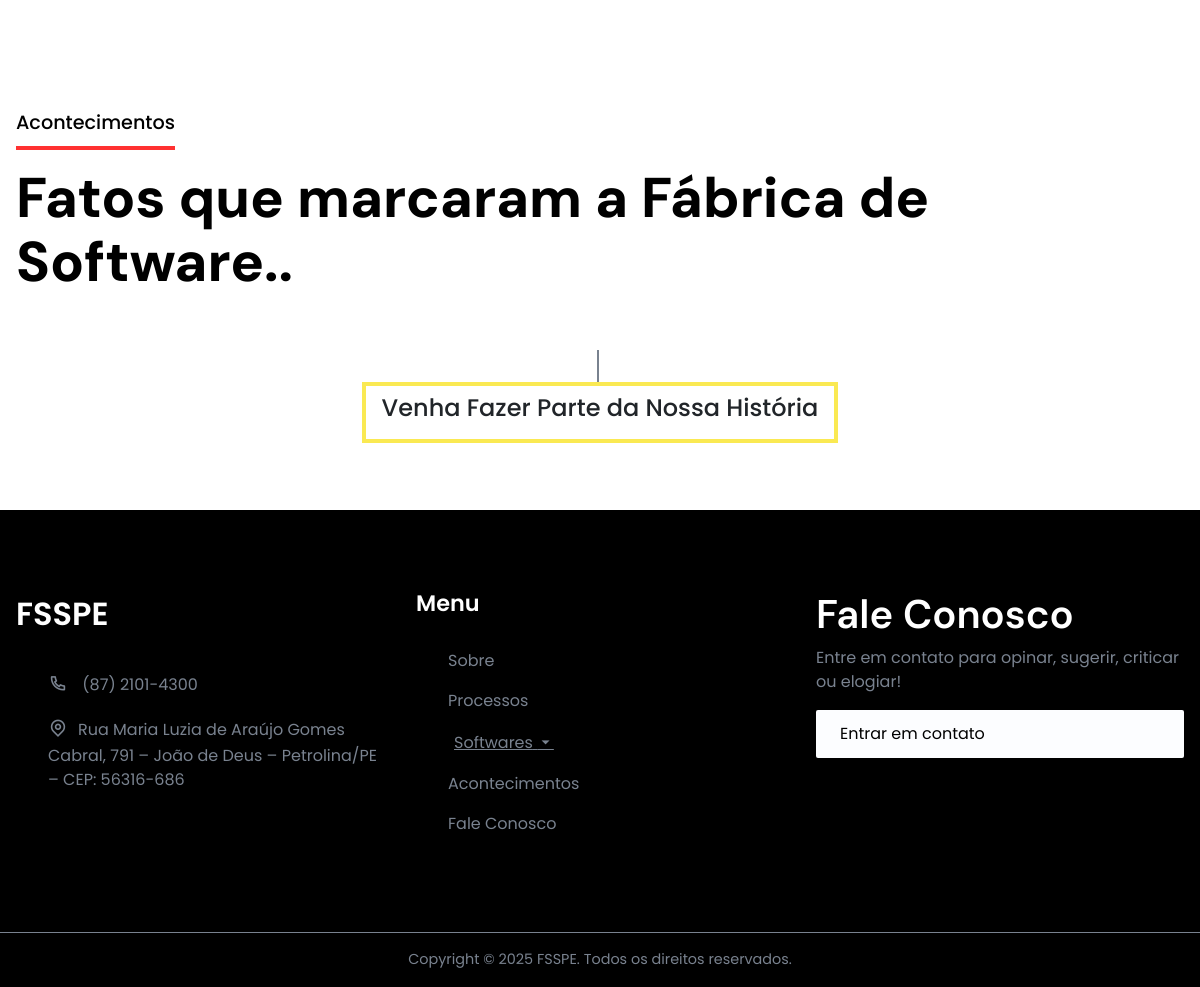
/ (lower part), run on an earlier commit of the app's database.
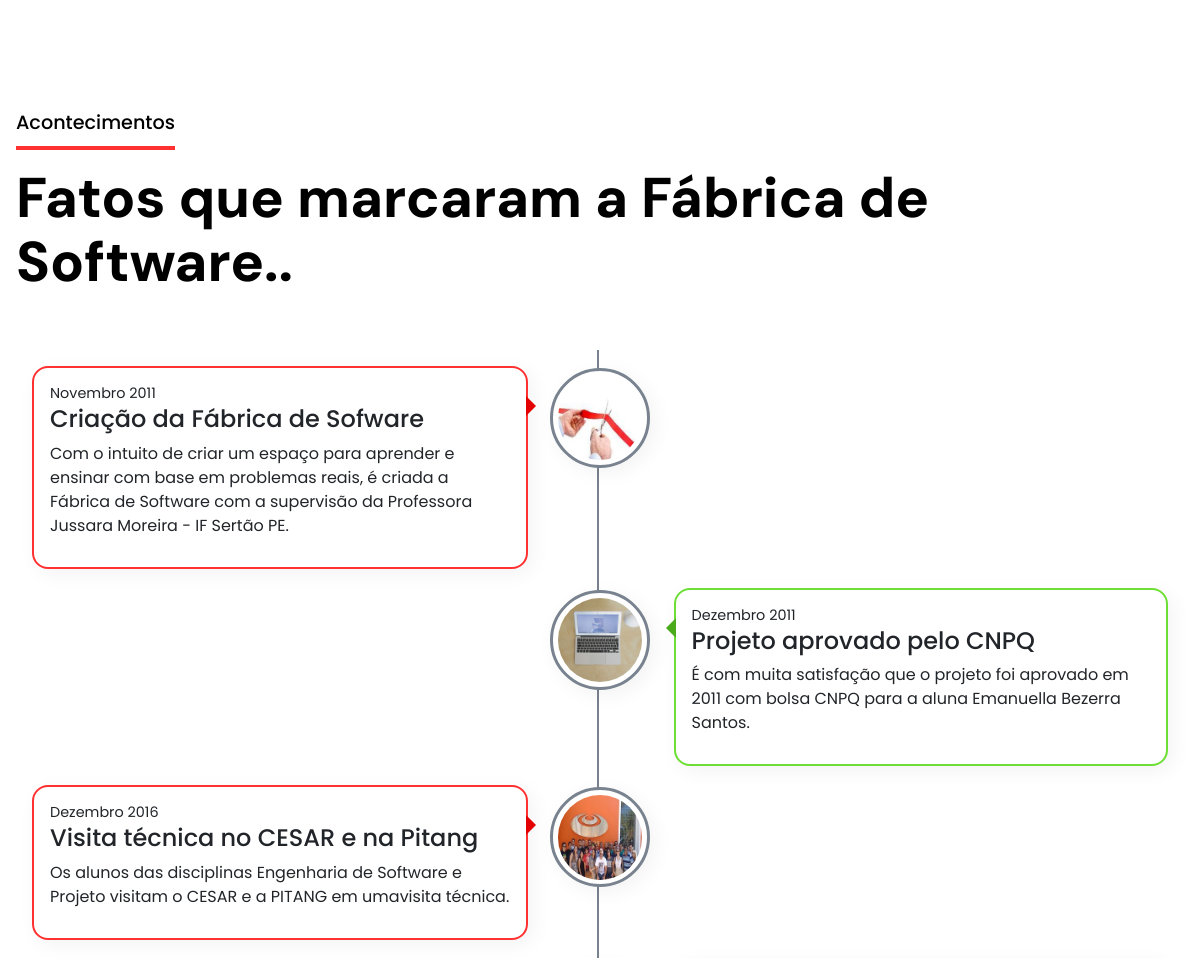
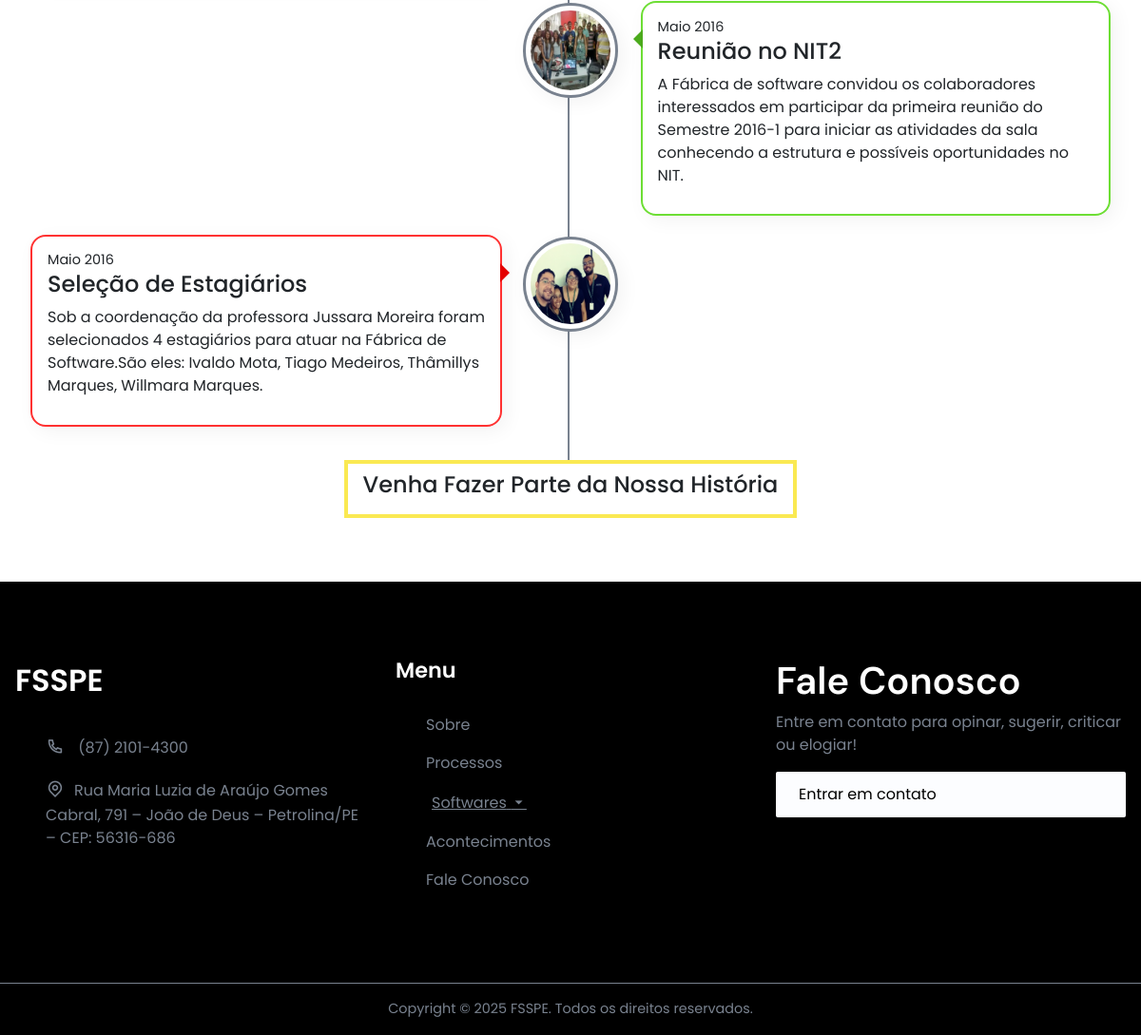
And on a later commit of the database (2 pictures, top to bottom).
### acontecimentos/models.py (models this page shows, shortened)
class Acontecimento(models.Model):
    titulo = models.CharField(max_length=150)
    data = models.DateField()
    descricao = models.TextField(null=True, blank=True)
    imagem = models.ImageField(upload_to="acontecimentos/", blank=True, null=True)
    data_cadastro = models.DateTimeField(auto_now_add=True)

### pagina_inicial/views.py (the view)
# urls.py: path('', PaginaInicialView.as_view(), name='pagina-inicial'),
class PaginaInicialView(TemplateView):
    template_name = 'pagina_inicial/index.html'
    def get_context_data(self, **kwargs):
        context = super().get_context_data(**kwargs)
        projetos_finalizados = Projeto.objects.filter(status_projeto='finalizado')[:10]
        context['projetos_finalizados'] = projetos_finalizados
        acontecimentos = Acontecimento.objects.all()[:7]
        context['acontecimentos'] = acontecimentos
        return context

### pagina_inicial/templates/pagina_inicial/index.html (shortened to what this page needs)
{% extends "./base.html" %}
{% block MainContent %}
{% include "./partials/_softwares.html"%}
{% include "./partials/_acontecimentos.html"%}
{% endblock MainContent %}

### pagina_inicial/templates/pagina_inicial/partials/_acontecimentos.html
{% load static %}
<section class="section_container acontecimentos_container" id="acontecimentos">
      <div id="acontecimentos_content">
        <h3 class="section_subheader">Acontecimentos</h3>
        <h2 class="section_header">Fatos que marcaram a Fábrica de Software..</h2>
      </div>
      <div id="acontecimentos_timeline">
        {% for acontecimento in acontecimentos %}
          <div class="acontecimentos_card">
            {% if acontecimento.imagem %}
              <span class="software_img"><img src="{{acontecimento.imagem.url}}" alt="{{acontecimento.titulo}}" class="rounded-circle"></span>
            {% else %}
              <span class="software_img"><img src="{% static 'assets/imgs/cropped-em_breve.png'%}" alt=""></span>
            {% endif %}
            <div class="text_box">
                <small>{{acontecimento.data|date:'F Y'}}</small>
                <h4>{{acontecimento.titulo}}</h4>
                <p>
                  {{acontecimento.descricao}}
                </p>
            </div>
          </div>
        {% endfor %}
      </div>
      <div class="acontecimentos_card timeline_fim">
        <div class='text_box'>
          <h4>Venha Fazer Parte da Nossa História</h4>
        </div>
      </div>
</section>

What changed in the data, as far as the page shows it:
added Acontecimento: imagem (picture), data "Novembro 2011", titulo "Criação da Fábrica de Sofware", descricao "Com o intuito de criar um espaço para aprender e ensinar com base em problemas reais, é criada a Fábrica de Software com a supervisão da Professora Jussara Moreira - IF Sertão PE."
added Acontecimento: imagem (picture), data "Dezembro 2011", titulo "Projeto aprovado pelo CNPQ", descricao "É com muita satisfação que o projeto foi aprovado em 2011 com bolsa CNPQ para a aluna Emanuella Bezerra Santos."
added Acontecimento: imagem (picture), data "Dezembro 2016", titulo "Visita técnica no CESAR e na Pitang", descricao "Os alunos das disciplinas Engenharia de Software e Projeto visitam o CESAR e a PITANG em umavisita técnica."
added Acontecimento: imagem (picture), data "Maio 2016", titulo "Reunião no NIT2", descricao "A Fábrica de software convidou os colaboradores interessados em participar da primeira reunião do Semestre 2016-1 para iniciar as atividades da sala conhecendo a estrutura e possíveis oportunidades no NIT."
added Acontecimento: imagem (picture), data "Maio 2016", titulo "Seleção de Estagiários", descricao "Sob a coordenação da professora Jussara Moreira foram selecionados 4 estagiários para atuar na Fábrica de Software.São eles: Ivaldo Mota, Tiago Medeiros, Thâmillys Marques, Willmara Marques."
